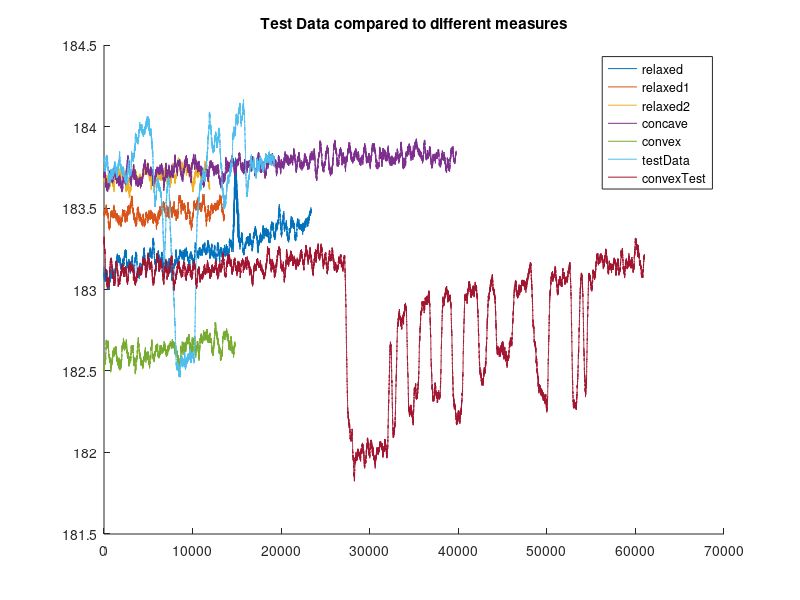

This figure's MATLAB source:
%% clear all

clc; clear; close all;

%% Unfiltered Whisker Data

relaxed = csvread("whisker-short-length-relaxed.csv");
relaxed1 = csvread("whisker-short-length-relaxed-1.csv");
relaxed2 = csvread("whisker-short-length-relaxed-2.csv");
concave = csvread("whisker-short-length-concave.csv");
convex = csvread("whisker-short-length-convex.csv");
testData = csvread("whisker-short-length-test.csv");
convexTest = csvread("whisker-short-length-test-convex.csv");

figure;
hold on;
n = 256;
plot(movmean(relaxed,n))
plot(movmean(relaxed1,n))
plot(movmean(relaxed2,n))
plot(movmean(concave,n))
plot(movmean(convex,n))
plot(movmean(testData,n))
plot(movmean(convexTest,n))
title("Test Data compared to different measures")

legend("relaxed","relaxed1","relaxed2","concave","convex","testData","convexTest");